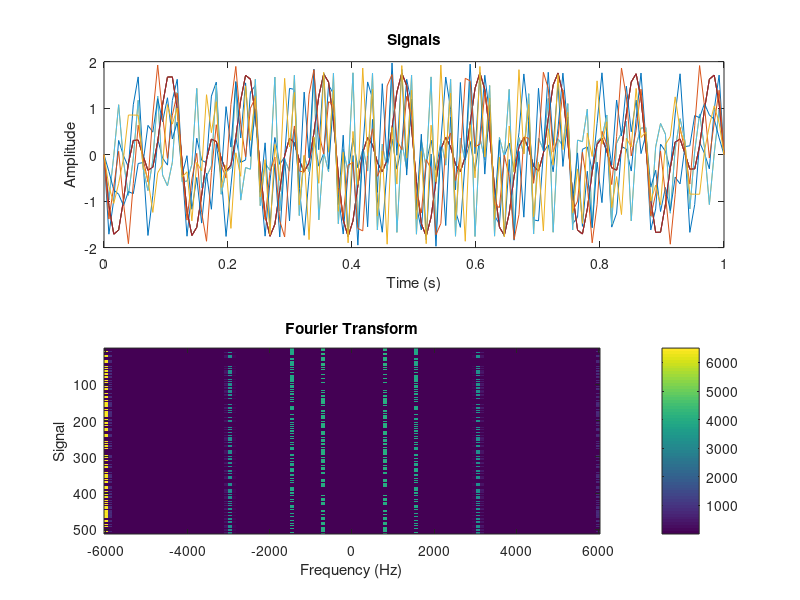

Here is the MATLAB script that generated this plot:
% Specify parameters
n_samples = 128;
n_frequencies = 4;
n_signals = 512;
fs = 12000; % Sampling frequency (Hz)
frequencies = [500 1000 2000 4000]; % Sine wave frequencies (Hz)

% Generate sine wave matrix
t = linspace(0, 1, n_samples); % Time vector
sine_matrix = zeros(n_frequencies, n_samples);
for ii = 1:n_frequencies
    sine_matrix(ii,:) = sin(2*pi*frequencies(ii)*t);
end

% Generate signal matrix
signal_matrix = zeros(n_signals, n_samples);
for ii = 1:n_signals
    % Choose random combination of frequencies for each signal
    freq_indices = randperm(n_frequencies);
    freq_indices = freq_indices(1:2); % Choose 2 frequencies
    signal_matrix(ii,:) = sine_matrix(freq_indices(1),:) + sine_matrix(freq_indices(2),:);
end

% Convert signal matrix to 32-bit integer array
signal_int_matrix = int32(signal_matrix*32767); % Scale and convert to 16-bit integer
signal_int_matrix = bitshift(signal_int_matrix, 16); % Shift bits to upper 16 bits
signal_int_matrix = bitshift(signal_int_matrix, -16); % Shift bits to upper 16 bits
signal_int_matrix = bitand(signal_int_matrix,int32(hex2dec('0000FFFF')));
% Compute Fourier transform
fft_signal_matrix = fftshift(fft(signal_matrix, [], 2), 2);
freq_axis = linspace(-fs/2, fs/2, n_samples);

% Write integer array to C header file
fileID = fopen('signal_data.h','w');
fprintf(fileID, 'const int signal_data[%d][%d] = {\n', n_signals, n_samples);
for ii = 1:n_signals
    fprintf(fileID, '{');
    fprintf(fileID, '%d, ', signal_int_matrix(ii,1:end-1));
    fprintf(fileID, '%d', signal_int_matrix(ii,end));
    fprintf(fileID, '}');
    if ii < n_signals
        fprintf(fileID, ',\n');
    else
        fprintf(fileID, '};\n');
    end
end
fclose(fileID);

% Display signals and Fourier transformed heatmap
figure
subplot(2,1,1)
plot(t, signal_matrix(1:10,:)')
xlabel('Time (s)')
ylabel('Amplitude')
title('Signals')
subplot(2,1,2)
imagesc(freq_axis, 1:n_signals, abs(fft_signal_matrix).^2)
xlabel('Frequency (Hz)')
ylabel('Signal')
title('Fourier Transform')
colorbar
